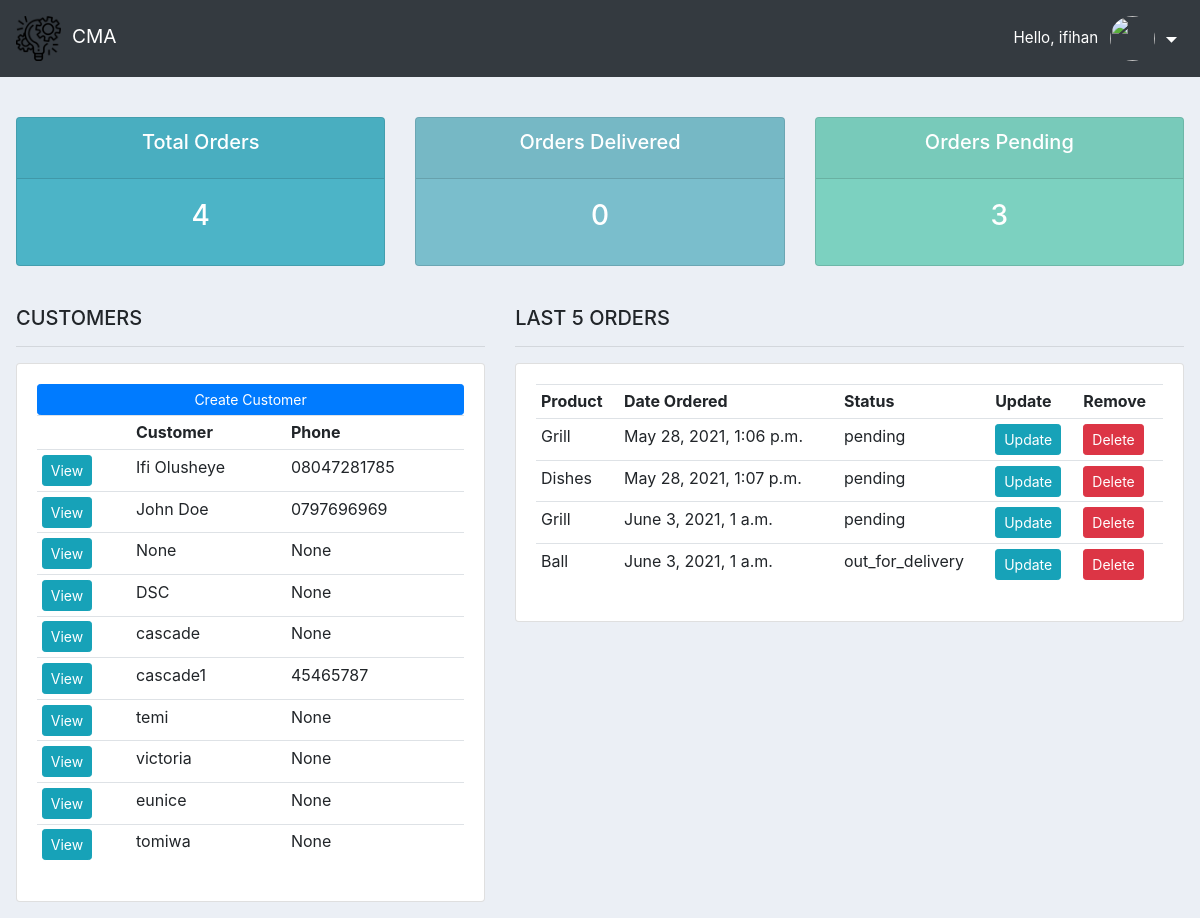
The app's page / (signed in) with its own data.
### accounts/models.py (models this page shows, shortened)
class Customer(models.Model):
    user = models.OneToOneField(
        User, null=True, blank=True, on_delete=models.CASCADE
    )
    name = models.CharField(max_length=200, null=True)
    phone = models.CharField(max_length=15, null=True)
    email = models.CharField(max_length=200, null=True)
    profile_pic = models.ImageField(default='profile.png', null=True, blank=True)
    date_created = models.DateTimeField(auto_now_add=True, null=True)

class Order(models.Model):
    class STATUS(models.TextChoices):
        PENDING = 'pending', _('Pending')
        OUT_FOR_DELIVERY = 'out_for_delivery', _('Out for delivery')
        DELIVERED = 'delivered', _('Delivered')
    customer = models.ForeignKey(
        Customer, null=True, on_delete=models.SET_NULL
    )
    product = models.ForeignKey(Product, null=True, on_delete=models.SET_NULL)
    date_created = models.DateTimeField(auto_now_add=True, null=True)
    status = models.CharField(max_length=200, null=True, choices=STATUS.choices,
        default=STATUS.PENDING
    )
    note = models.CharField(max_length=1000, null=True)

class Product(models.Model):
    CATEGORY = (
        ('indoor', 'Indoor'),
        ('outdoor', 'Out Door')
    )
    name = models.CharField(max_length=200, null=True)
    price = models.FloatField(null=True)
    category = models.CharField(max_length=200, null=True, choices=CATEGORY)
    description = models.CharField(max_length=200, null=True, blank=True)
    date_created = models.DateTimeField(auto_now_add=True, null=True)
    tags = models.ManyToManyField(Tag)
    def __str__(self):
        return self.name

### accounts/decorators.py (the view)
    def wrapper_function(request, *args, **kwargs):
        group = None
        if request.user.groups.exists():
            group = request.user.groups.all()[0].name
        if group == 'customer':
            return redirect('user-page')
        elif group == 'admin':
            return view_func(request, *args, **kwargs)
        else:
            return redirect('login')

### accounts/views.py (called while the page is built)
@login_required(login_url='login')
@admin_only
def home(request):
    orders = Order.objects.all()
    customers = Customer.objects.all()
    total_customers = customers.count()
    total_orders = orders.count()
    delivered = orders.filter(status='Delivered').count()
    pending = orders.filter(status='pending').count()
    context = {'orders': orders, 'customers': customers,
               'total_orders': total_orders, 'delivered': delivered, 'pending': pending}
    return render(request, 'accounts/dashboard.html', context)

### accounts/templates/accounts/dashboard.html
{% extends 'accounts/main.html' %}
{% block content %}
{% include 'accounts/status.html' %}
{% load static %}
<br />
<div class="row">
	<div class="col-md-5">
		<h5>CUSTOMERS</h5>
		<hr />
		<div class="card card-body">
			<a class="btn btn-primary btn-sm btn-block" href="">Create Customer</a>
			<table class="table table-sm">
				<tr>
					<th></th>
					<th>Customer</th>
					<th>Phone</th>
				</tr>
				{% for customer in customers %}
				<tr>
					<td>
						<a href="{% url 'customer' customer.id %}" class="btn btn-sm btn-info">View</a>
					</td>
					<td>{{ customer.name }}</td>
					<td>{{ customer.phone }}</td>
				</tr>
				{% endfor %}
			</table>
		</div>
	</div>
	<div class="col-md-7 dashboard-orders">
		<h5>LAST 5 ORDERS</h5>
		<hr />
		<div class="card card-body table_wrap">
			<table class="table table-sm">
				<tr>
					<th>Product</th>
					<th>Date Ordered</th>
					<th>Status</th>
					<th>Update</th>
					<th>Remove</th>
				</tr>
				{% for order in orders %}
				<tr>
					<td>{{ order.product }}</td>
					<td>{{ order.date_created }}</td>
					<td>{{ order.status }}</td>
					<td>
						<a href="{% url 'update_order' order.id %}" class="btn btn-sm btn-info">Update</a>
					</td>
					<td>
						<a href="{% url 'delete_order' order.id %}" class="btn btn-sm btn-danger">Delete</a>
					</td>
				</tr>
				{% endfor %}
			</table>
		</div>
	</div>
</div>
{% endblock %}

### accounts/templates/accounts/navbar.html (shortened to what this page needs)
{% load static %}
<nav class="navBar bg-dark">
  <div class="right-wrap">
    <img class="logo" src="{% static 'images/logo.png' %}" />
    <span style="margin-left: 0.4rem; color: white; font-size: 1.2rem"
      >CMA</span
    >
  </div>
  <div class="left-wrap">
    <span style="font-size: 0.95rem; margin-right: 0.7rem" class="hello-msg"
      >Hello, {{ request.user }}</span
    >
    <div class="profile">
     <div class="img">
      <img
      class="profile-pic"
      src="{{ request.user.customer.profile_pic.url }}"
    />
    <svg
      xmlns="http://www.w3.org/2000/svg"
      width="25px"
      height="25px"
      fill="white"
      viewBox="0 0 18 18"
    >
      <path d="M5 8l4 4 4-4z" />
    </svg>
     </div>
    </div>
  </div>
</nav>

### static/css/main.css (style rules this page uses)
body { background-color: #ebeff5; }
:root { scroll-behavior: smooth; }
.profile-pic { margin: 0 auto; width: 170px; height: 170px; max-width: 100% !important; border-radius: 50%; }
.table_wrap { overflow-x: auto; }
.table_wrap .table { min-width: 600px; }
.profile svg { transition: transform 0.3s; }
nav { display: flex; padding: 1rem; align-items: center; justify-content: space-between; }
.profile { position: relative; display: flex; justify-content: space-between; align-items: center; }
.profile .img { cursor: pointer; }
.profile .profile-pic, .logo { width: 45px; height: 45px; }
.left-wrap { display: flex; justify-content: space-between; align-items: center; }

### accounts/templates/accounts/navbar.html (style rules this page uses)
.hello-msg { font-size: 18px; color: #fff; margin-right: 20px; }

### records on screen
Customer: name "Ifi Olusheye", phone "08047281785"
Customer: name "John Doe", phone "0797696969"
Customer: name "None", phone "None"
Customer: name "DSC", phone "None"
Customer: name "cascade", phone "None"
Customer: name "cascade1", phone "45465787"
Customer: name "temi", phone "None"
Customer: name "victoria", phone "None"
Customer: name "eunice", phone "None"
Customer: name "tomiwa", phone "None"
Order: product "Grill", date_created "May 28, 2021, 1:06 p.m.", status "pending"
Order: product "Dishes", date_created "May 28, 2021, 1:07 p.m.", status "pending"
Order: product "Grill", date_created "June 3, 2021, 1 a.m.", status "pending"
Order: product "Ball", date_created "June 3, 2021, 1 a.m.", status "out_for_delivery"

### other values on screen
{{ request.user }} "ifihan"
{{ total_orders }} "4"
{{ delivered }} "0"
{{ pending }} "3"
